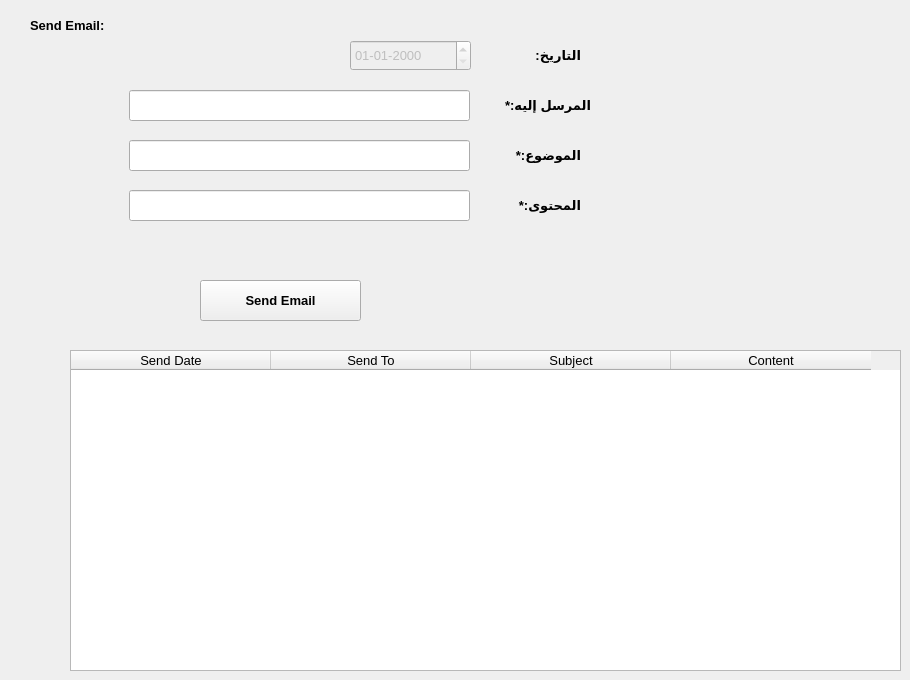
   <widget class="QWidget" name="tab_20">
    <attribute name="title">
     <string>Send Emails</string>
    </attribute>
    <widget class="QLineEdit" name="lineEdit_15">
     <property name="geometry">
      <rect>
       <x>129</x>
       <y>90</y>
       <width>341</width>
       <height>31</height>
      </rect>
     </property>
     <property name="font">
      <font>
       <family>Segoe UI</family>
       <pointsize>10</pointsize>
      </font>
     </property>
    </widget>
    <widget class="QPushButton" name="sendemail">
     <property name="geometry">
      <rect>
       <x>200</x>
       <y>280</y>
       <width>161</width>
       <height>41</height>
      </rect>
     </property>
     <property name="font">
      <font>
       <family>Segoe UI</family>
       <pointsize>10</pointsize>
       <weight>75</weight>
       <bold>true</bold>
      </font>
     </property>
     <property name="text">
      <string>Send Email</string>
     </property>
    </widget>
    <widget class="QLineEdit" name="lineEdit_16">
     <property name="geometry">
      <rect>
       <x>129</x>
       <y>190</y>
       <width>341</width>
       <height>31</height>
      </rect>
     </property>
     <property name="font">
      <font>
       <family>Segoe UI</family>
       <pointsize>10</pointsize>
      </font>
     </property>
    </widget>
    <widget class="QLineEdit" name="lineEdit_17">
     <property name="geometry">
      <rect>
       <x>129</x>
       <y>140</y>
       <width>341</width>
       <height>31</height>
      </rect>
     </property>
     <property name="font">
      <font>
       <family>Segoe UI</family>
       <pointsize>10</pointsize>
      </font>
     </property>
    </widget>
    <widget class="QLabel" name="label_172">
     <property name="geometry">
      <rect>
       <x>30</x>
       <y>10</y>
       <width>101</width>
       <height>31</height>
      </rect>
     </property>
     <property name="font">
      <font>
       <family>Segoe UI</family>
       <pointsize>10</pointsize>
       <weight>75</weight>
       <bold>true</bold>
      </font>
     </property>
     <property name="text">
      <string>Send Email:</string>
     </property>
    </widget>
    <widget class="QLabel" name="label_173">
     <property name="geometry">
      <rect>
       <x>490</x>
       <y>90</y>
       <width>101</width>
       <height>31</height>
      </rect>
     </property>
     <property name="font">
      <font>
       <family>Segoe UI</family>
       <pointsize>10</pointsize>
       <weight>75</weight>
       <bold>true</bold>
      </font>
     </property>
     <property name="text">
      <string>المرسل إليه:*</string>
     </property>
    </widget>
    <widget class="QLabel" name="label_174">
     <property name="geometry">
      <rect>
       <x>500</x>
       <y>140</y>
       <width>81</width>
       <height>31</height>
      </rect>
     </property>
     <property name="font">
      <font>
       <family>Segoe UI</family>
       <pointsize>10</pointsize>
       <weight>75</weight>
       <bold>true</bold>
      </font>
     </property>
     <property name="text">
      <string>الموضوع:*</string>
     </property>
    </widget>
    <widget class="QLabel" name="label_175">
     <property name="geometry">
      <rect>
       <x>510</x>
       <y>190</y>
       <width>71</width>
       <height>31</height>
      </rect>
     </property>
     <property name="font">
      <font>
       <family>Segoe UI</family>
       <pointsize>10</pointsize>
       <weight>75</weight>
       <bold>true</bold>
      </font>
     </property>
     <property name="text">
      <string>المحتوى:*</string>
     </property>
    </widget>
    <widget class="QLabel" name="label_55">
     <property name="geometry">
      <rect>
       <x>130</x>
       <y>230</y>
       <width>341</width>
       <height>31</height>
      </rect>
     </property>
     <property name="font">
      <font>
       <family>Segoe UI</family>
       <pointsize>10</pointsize>
       <weight>75</weight>
       <bold>true</bold>
      </font>
     </property>
     <property name="styleSheet">
      <string notr="true">color:rgb(255, 0, 0);</string>
     </property>
     <property name="text">
      <string/>
     </property>
    </widget>
    <widget class="QDateEdit" name="dateEdit_22">
     <property name="enabled">
      <bool>false</bool>
     </property>
     <property name="geometry">
      <rect>
       <x>350</x>
       <y>40</y>
       <width>121</width>
       <height>31</height>
      </rect>
     </property>
     <property name="font">
      <font>
       <family>Segoe UI</family>
       <pointsize>10</pointsize>
      </font>
     </property>
     <property name="displayFormat">
      <string>dd-MM-yyyy</string>
     </property>
    </widget>
    <widget class="QLabel" name="label_177">
     <property name="geometry">
      <rect>
       <x>530</x>
       <y>40</y>
       <width>51</width>
       <height>31</height>
      </rect>
     </property>
     <property name="font">
      <font>
       <family>Segoe UI</family>
       <pointsize>10</pointsize>
       <weight>75</weight>
       <bold>true</bold>
      </font>
     </property>
     <property name="text">
      <string>التاريخ:</string>
     </property>
    </widget>
    <widget class="QTableWidget" name="tableWidget_12">
     <property name="enabled">
      <bool>true</bool>
     </property>
     <property name="geometry">
      <rect>
       <x>70</x>
       <y>350</y>
       <width>831</width>
       <height>321</height>
      </rect>
     </property>
     <property name="font">
      <font>
       <pointsize>10</pointsize>
      </font>
     </property>
     <attribute name="horizontalHeaderDefaultSectionSize">
      <number>200</number>
     </attribute>
     <column>
      <property name="text">
       <string>Send Date</string>
      </property>
      <property name="font">
       <font>
        <family>Segoe UI</family>
        <pointsize>10</pointsize>
       </font>
      </property>
     </column>
     <column>
      <property name="text">
       <string>Send To</string>
      </property>
      <property name="font">
       <font>
        <family>Segoe UI</family>
        <pointsize>10</pointsize>
       </font>
      </property>
     </column>
     <column>
      <property name="text">
       <string>Subject</string>
      </property>
      <property name="font">
       <font>
        <family>Segoe UI</family>
        <pointsize>10</pointsize>
       </font>
      </property>
     </column>
     <column>
      <property name="text">
       <string>Content</string>
      </property>
      <property name="font">
       <font>
        <family>Segoe UI</family>
        <pointsize>10</pointsize>
       </font>
      </property>
     </column>
    </widget>
   </widget>
